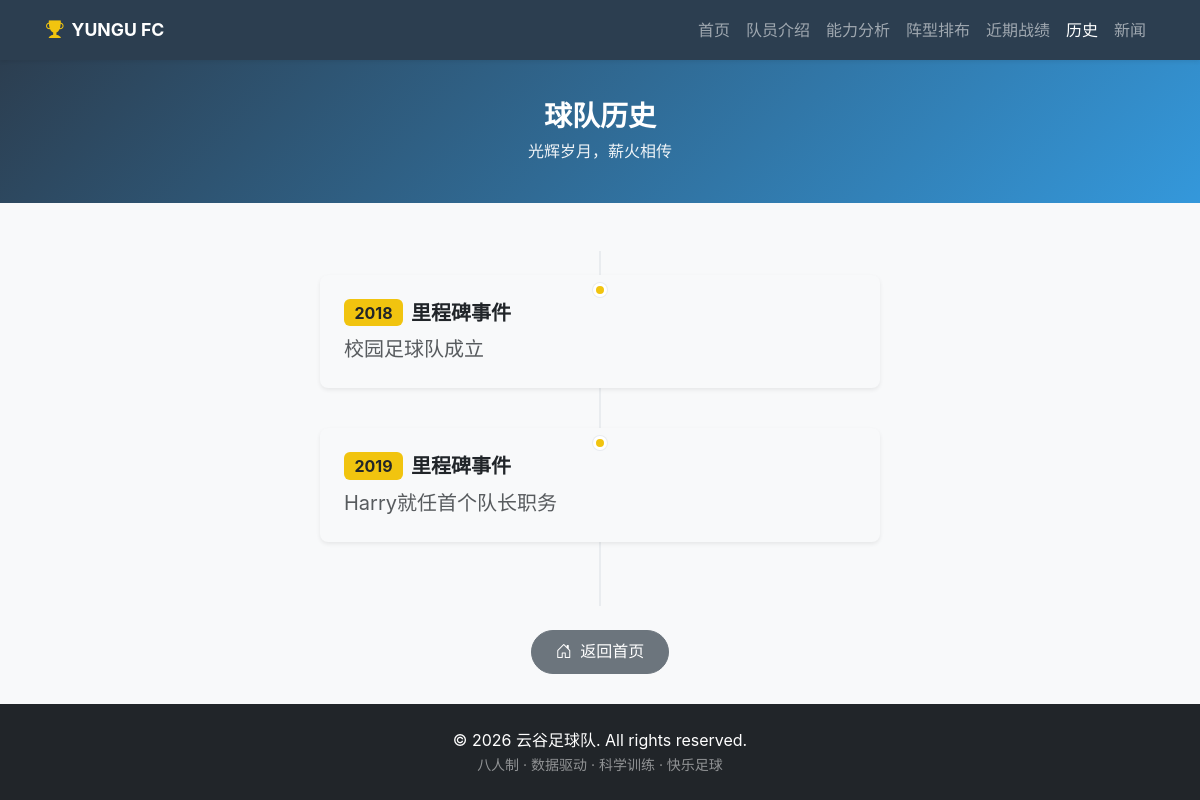
The app's page /history with its own data.
### tables this page shows
CREATE TABLE history (
    id INTEGER PRIMARY KEY AUTOINCREMENT,
    year TEXT NOT NULL,         -- 年份或具体时间
    event TEXT NOT NULL         -- 事件描述
);

### app.py (the view)
@app.route('/history')
def history():
    conn = get_db_connection()
    events = conn.execute('SELECT * FROM history ORDER BY year').fetchall()
    conn.close()
    return render_template('history.html', events=events)

### app.py (called while the page is built)
def get_db_connection():
    conn = sqlite3.connect('football-schoolteam.db')
    conn.row_factory = sqlite3.Row
    return conn

### templates/history.html (shortened to what this page needs)
{% extends 'base.html' %}
{% block content %}
<div class="page-header">
    <div class="container">
        <h1>球队历史</h1>
        <p>光辉岁月，薪火相传</p>
    </div>
</div>
<div class="container py-4">
    <div class="timeline">
        {% for event in events %}
        <div class="timeline-item">
            <div class="timeline-marker"></div>
            <div class="card shadow-sm">
                <div class="card-body p-4">
                    <div class="d-flex align-items-center mb-2">
                        <span class="badge bg-warning text-dark fs-6 me-2">{{ event['year'] }}</span>
                        <h5 class="card-title mb-0 fw-bold">里程碑事件</h5>
                    </div>
                    <p class="card-text text-muted mb-0 fs-5">{{ event['event'] }}</p>
                </div>
            </div>
        </div>
        {% endfor %}
    </div>
    <div class="text-center mt-4">
        <a href="{{ url_for('home') }}" class="btn btn-secondary rounded-pill px-4">
            <i class="bi bi-house-door me-1"></i> 返回首页
        </a>
    </div>
</div>
{% endblock %}

### static/css/style.css (style rules this page uses)
:root { --bs-primary: #2c3e50; --bs-primary-rgb: 44, 62, 80; --bs-primary-dark: #1a252f; --bs-primary-light: #34495e; --bs-warning: #f1c40f; --bs-warning-rgb: 241, 196, 15; --bs-warning-dark: #e6b800; --bs-body-bg: #f8f9fa; --bs-body-font-family: 'Noto Sans SC', -apple-system, BlinkMacSystemFont, "Segoe UI", Roboto, "Helvetica Neue", Arial, sans-serif; --spacer: 1rem; --card-radius: 0.5rem; --btn-radius: 0.375rem; --safe-area-top: env(safe-area-inset-top, 0); --safe-area-bottom: env(safe-area-inset-bottom, 0); }
.bg-warning { background-color: var(--bs-warning) !important; }
html { font-size: 16px; -webkit-text-size-adjust: 100%; }
body { min-height: 100vh; min-height: calc(100vh - var(--safe-area-bottom)); display: flex; flex-direction: column; font-family: var(--bs-body-font-family); }
.card { border: none; border-radius: var(--card-radius); box-shadow: 0 1px 3px rgba(0, 0, 0, 0.08); transition: transform 0.2s ease, box-shadow 0.2s ease; }
.page-header { background: linear-gradient(135deg, var(--bs-primary) 0%, #3498db 100%); color: white; padding: 2.5rem 0; margin-bottom: 1.5rem; text-align: center; }
.page-header h1 { font-weight: 700; font-size: 1.75rem; margin-bottom: 0.35rem; }
.page-header p { opacity: 0.92; font-size: 1rem; margin-bottom: 0; }
.timeline { position: relative; padding: 1.5rem 0; }
.timeline::before { content: ''; position: absolute; top: 0; bottom: 0; left: 0.5rem; width: 2px; background: #e9ecef; }
.timeline-item { margin-bottom: 2rem; position: relative; padding-left: 2.5rem; }
.timeline-marker { position: absolute; top: 0.5rem; left: 0; width: 14px; height: 14px; border-radius: 50%; background: var(--bs-warning); border: 3px solid white; box-shadow: 0 0 0 1px #e9ecef; transform: translateX(-2px); z-index: 1; }
@media (min-width: 768px) { .timeline::before { left: 50%; margin-left: -1px; } }
@media (min-width: 768px) { .timeline-item { padding-left: 0; display: flex; flex-direction: column; align-items: center; margin-bottom: 2.5rem; } }
@media (min-width: 768px) { .timeline-item .card { width: 85%; max-width: 560px; } }
@media (min-width: 768px) { .timeline-marker { left: 50%; top: 0.5rem; transform: translateX(-50%); } }
.container { padding-left: max(1rem, env(safe-area-inset-left)); padding-right: max(1rem, env(safe-area-inset-right)); }
.container.py-4 { padding-top: 1.25rem; padding-bottom: 2rem; }
.btn { min-height: 44px; padding: 0.5rem 1rem; }

### records on screen
history: year "2018", event "校园足球队成立"
history: year "2019", event "Harry就任首个队长职务"
